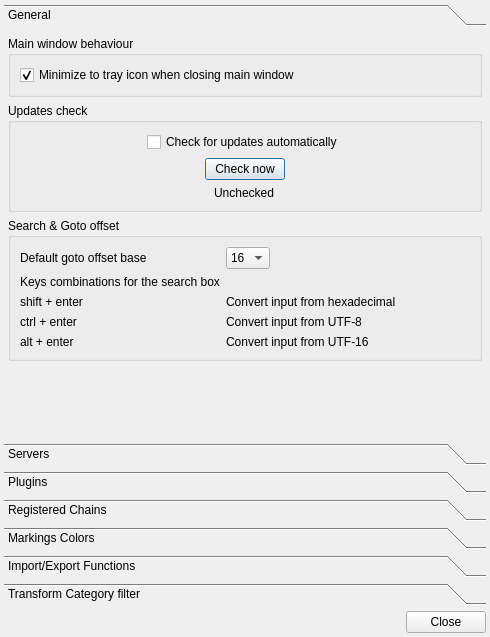
<?xml version="1.0" encoding="UTF-8"?>
<ui version="4.0">
 <comment>
  * Released as open source by NCC Group Plc - http://www.nccgroup.com/
  *
  * Developed by Gabriel Caudrelier, gabriel dot caudrelier at nccgroup dot com
  *
  * https://github.com/nccgroup/pip3line
  *
  * Released under AGPL see LICENSE for more information
</comment>
 <class>SettingsDialog</class>
 <widget class="QDialog" name="SettingsDialog">
  <property name="geometry">
   <rect>
    <x>0</x>
    <y>0</y>
    <width>490</width>
    <height>637</height>
   </rect>
  </property>
  <property name="windowTitle">
   <string>Settings</string>
  </property>
  <property name="statusTip">
   <string>Automatically check for upadtes at startup</string>
  </property>
  <layout class="QVBoxLayout" name="verticalLayout">
   <property name="spacing">
    <number>-1</number>
   </property>
   <property name="margin">
    <number>4</number>
   </property>
   <item>
    <widget class="QToolBox" name="toolBox">
     <property name="currentIndex">
      <number>0</number>
     </property>
     <widget class="QWidget" name="generalPage">
      <property name="geometry">
       <rect>
        <x>0</x>
        <y>0</y>
        <width>472</width>
        <height>408</height>
       </rect>
      </property>
      <attribute name="label">
       <string>General</string>
      </attribute>
      <layout class="QVBoxLayout" name="verticalLayout_11">
       <property name="spacing">
        <number>-1</number>
       </property>
       <property name="margin">
        <number>4</number>
       </property>
       <item>
        <widget class="QGroupBox" name="behaviourGroupBox">
         <property name="title">
          <string>Main window behaviour</string>
         </property>
         <layout class="QVBoxLayout" name="verticalLayout_6">
          <item>
           <widget class="QCheckBox" name="minimizeCheckBox">
            <property name="text">
             <string>Minimize to tray icon when closing main window</string>
            </property>
            <property name="checked">
             <bool>true</bool>
            </property>
           </widget>
          </item>
         </layout>
        </widget>
       </item>
       <item>
        <widget class="QGroupBox" name="updatesGroupBox">
         <property name="title">
          <string>Updates check</string>
         </property>
         <layout class="QVBoxLayout" name="verticalLayout_5">
          <item alignment="Qt::AlignHCenter">
           <widget class="QCheckBox" name="autoUpdateCheckBox">
            <property name="text">
             <string>Check for updates automatically</string>
            </property>
           </widget>
          </item>
          <item alignment="Qt::AlignHCenter">
           <widget class="QPushButton" name="checkUpdatePushButton">
            <property name="sizePolicy">
             <sizepolicy hsizetype="Maximum" vsizetype="Fixed">
              <horstretch>0</horstretch>
              <verstretch>0</verstretch>
             </sizepolicy>
            </property>
            <property name="text">
             <string>Check now</string>
            </property>
           </widget>
          </item>
          <item alignment="Qt::AlignHCenter">
           <widget class="QLabel" name="versionCheckedLabel">
            <property name="sizePolicy">
             <sizepolicy hsizetype="Preferred" vsizetype="Maximum">
              <horstretch>0</horstretch>
              <verstretch>0</verstretch>
             </sizepolicy>
            </property>
            <property name="text">
             <string>Unchecked</string>
            </property>
           </widget>
          </item>
         </layout>
        </widget>
       </item>
       <item>
        <widget class="QGroupBox" name="miscGroupBox">
         <property name="title">
          <string>Search &amp;&amp; Goto offset</string>
         </property>
         <layout class="QFormLayout" name="formLayout_4">
          <property name="labelAlignment">
           <set>Qt::AlignLeading|Qt::AlignLeft|Qt::AlignVCenter</set>
          </property>
          <item row="0" column="0">
           <widget class="QLabel" name="defaultOffsetLabel">
            <property name="text">
             <string>Default goto offset base</string>
            </property>
           </widget>
          </item>
          <item row="0" column="1">
           <widget class="QComboBox" name="offsetBaseComboBox">
            <property name="sizePolicy">
             <sizepolicy hsizetype="Maximum" vsizetype="Fixed">
              <horstretch>0</horstretch>
              <verstretch>0</verstretch>
             </sizepolicy>
            </property>
            <property name="currentIndex">
             <number>2</number>
            </property>
            <item>
             <property name="text">
              <string>8</string>
             </property>
            </item>
            <item>
             <property name="text">
              <string>10</string>
             </property>
            </item>
            <item>
             <property name="text">
              <string>16</string>
             </property>
            </item>
           </widget>
          </item>
          <item row="1" column="0">
           <widget class="QLabel" name="shortcutLabel">
            <property name="text">
             <string>Keys combinations for the search box</string>
            </property>
           </widget>
          </item>
          <item row="2" column="0">
           <widget class="QLabel" name="shiftenterLabel">
            <property name="text">
             <string>shift + enter</string>
            </property>
           </widget>
          </item>
          <item row="2" column="1">
           <widget class="QLabel" name="label_3">
            <property name="text">
             <string>Convert input from hexadecimal</string>
            </property>
           </widget>
          </item>
          <item row="3" column="0">
           <widget class="QLabel" name="ctrlenterLabel">
            <property name="text">
             <string>ctrl + enter</string>
            </property>
           </widget>
          </item>
          <item row="4" column="0">
           <widget class="QLabel" name="altenterLabel">
            <property name="text">
             <string>alt + enter</string>
            </property>
           </widget>
          </item>
          <item row="3" column="1">
           <widget class="QLabel" name="label_4">
            <property name="text">
             <string>Convert input from UTF-8</string>
            </property>
           </widget>
          </item>
          <item row="4" column="1">
           <widget class="QLabel" name="label_5">
            <property name="text">
             <string>Convert input from UTF-16</string>
            </property>
           </widget>
          </item>
         </layout>
        </widget>
       </item>
       <item>
        <spacer name="verticalSpacer_3">
         <property name="orientation">
          <enum>Qt::Vertical</enum>
         </property>
         <property name="sizeHint" stdset="0">
          <size>
           <width>20</width>
           <height>40</height>
          </size>
         </property>
        </spacer>
       </item>
      </layout>
     </widget>
     <widget class="QWidget" name="serversPage">
      <property name="geometry">
       <rect>
        <x>0</x>
        <y>0</y>
        <width>472</width>
        <height>408</height>
       </rect>
      </property>
      <attribute name="label">
       <string>Servers</string>
      </attribute>
      <layout class="QVBoxLayout" name="verticalLayout_12">
       <property name="spacing">
        <number>-1</number>
       </property>
       <property name="margin">
        <number>4</number>
       </property>
       <item>
        <widget class="QGroupBox" name="groupBox">
         <property name="title">
          <string>General configuration</string>
         </property>
         <layout class="QVBoxLayout" name="verticalLayout_8">
          <property name="spacing">
           <number>0</number>
          </property>
          <property name="leftMargin">
           <number>5</number>
          </property>
          <property name="topMargin">
           <number>0</number>
          </property>
          <property name="rightMargin">
           <number>0</number>
          </property>
          <property name="bottomMargin">
           <number>0</number>
          </property>
          <item>
           <widget class="QCheckBox" name="decodeCheckBox">
            <property name="text">
             <string>Decode input from Base64 (RFC 2045)</string>
            </property>
           </widget>
          </item>
          <item>
           <widget class="QCheckBox" name="encodeCheckBox">
            <property name="text">
             <string>Encode output to Base64 (RFC2045)</string>
            </property>
           </widget>
          </item>
          <item>
           <widget class="QLabel" name="label">
            <property name="text">
             <string>It is recommended to use base64 to avoid parsing issues</string>
            </property>
            <property name="alignment">
             <set>Qt::AlignCenter</set>
            </property>
            <property name="wordWrap">
             <bool>true</bool>
            </property>
           </widget>
          </item>
          <item>
           <widget class="QWidget" name="separatorWidget" native="true">
            <layout class="QFormLayout" name="formLayout_3">
             <property name="margin">
              <number>0</number>
             </property>
             <item row="0" column="0">
              <widget class="QLabel" name="separatorLabel">
               <property name="text">
                <string>Block sepatator</string>
               </property>
              </widget>
             </item>
             <item row="0" column="1">
              <widget class="HexWidget" name="hexWidget" native="true"/>
             </item>
            </layout>
           </widget>
          </item>
         </layout>
        </widget>
       </item>
       <item>
        <widget class="QWidget" name="serversWidget" native="true">
         <layout class="QHBoxLayout" name="horizontalLayout">
          <property name="spacing">
           <number>0</number>
          </property>
          <property name="margin">
           <number>0</number>
          </property>
          <item>
           <widget class="QGroupBox" name="tcpudpGroupBox">
            <property name="title">
             <string>Tcp/Udp parameters</string>
            </property>
            <layout class="QFormLayout" name="formLayout">
             <property name="fieldGrowthPolicy">
              <enum>QFormLayout::ExpandingFieldsGrow</enum>
             </property>
             <item row="0" column="0">
              <widget class="QLabel" name="tcpPortLabel">
               <property name="text">
                <string>Port</string>
               </property>
              </widget>
             </item>
             <item row="0" column="1">
              <widget class="QSpinBox" name="portSpinBox">
               <property name="minimum">
                <number>1</number>
               </property>
               <property name="maximum">
                <number>65535</number>
               </property>
               <property name="value">
                <number>45632</number>
               </property>
              </widget>
             </item>
            </layout>
           </widget>
          </item>
          <item>
           <widget class="QGroupBox" name="localGroupBox">
            <property name="title">
             <string>Local sockets</string>
            </property>
            <layout class="QFormLayout" name="formLayout_2">
             <item row="0" column="0">
              <widget class="QLabel" name="pipeLabel">
               <property name="text">
                <string>Name</string>
               </property>
              </widget>
             </item>
             <item row="0" column="1">
              <widget class="QLineEdit" name="pipeNameLineEdit">
               <property name="text">
                <string>/tmp/pmass</string>
               </property>
              </widget>
             </item>
            </layout>
           </widget>
          </item>
         </layout>
        </widget>
       </item>
       <item>
        <spacer name="verticalSpacer">
         <property name="orientation">
          <enum>Qt::Vertical</enum>
         </property>
         <property name="sizeHint" stdset="0">
          <size>
           <width>20</width>
           <height>40</height>
          </size>
         </property>
        </spacer>
       </item>
      </layout>
     </widget>
     <widget class="QWidget" name="pluginsPage">
      <property name="geometry">
       <rect>
        <x>0</x>
        <y>0</y>
        <width>472</width>
        <height>408</height>
       </rect>
      </property>
      <attribute name="label">
       <string>Plugins</string>
      </attribute>
      <layout class="QVBoxLayout" name="verticalLayout_13">
       <property name="spacing">
        <number>-1</number>
       </property>
       <property name="margin">
        <number>4</number>
       </property>
       <item>
        <widget class="QListWidget" name="pluginsListWidget">
         <property name="sizePolicy">
          <sizepolicy hsizetype="Maximum" vsizetype="Minimum">
           <horstretch>0</horstretch>
           <verstretch>0</verstretch>
          </sizepolicy>
         </property>
         <property name="maximumSize">
          <size>
           <width>1000000</width>
           <height>100</height>
          </size>
         </property>
         <property name="resizeMode">
          <enum>QListView::Adjust</enum>
         </property>
        </widget>
       </item>
       <item>
        <widget class="QStackedWidget" name="pluginsStackedWidget"/>
       </item>
      </layout>
     </widget>
     <widget class="QWidget" name="chainsPage">
      <property name="geometry">
       <rect>
        <x>0</x>
        <y>0</y>
        <width>472</width>
        <height>408</height>
       </rect>
      </property>
      <attribute name="label">
       <string>Registered Chains</string>
      </attribute>
      <layout class="QVBoxLayout" name="verticalLayout_14">
       <property name="spacing">
        <number>-1</number>
       </property>
       <property name="margin">
        <number>4</number>
       </property>
       <item>
        <widget class="QLabel" name="chainLabel">
         <property name="text">
          <string>These are the user's registered Transformation chains</string>
         </property>
        </widget>
       </item>
       <item alignment="Qt::AlignTop">
        <widget class="QListWidget" name="savedListWidget">
         <property name="maximumSize">
          <size>
           <width>16777215</width>
           <height>100</height>
          </size>
         </property>
        </widget>
       </item>
       <item>
        <widget class="QLabel" name="savedDescriptLabel">
         <property name="text">
          <string/>
         </property>
         <property name="wordWrap">
          <bool>true</bool>
         </property>
        </widget>
       </item>
       <item>
        <spacer name="verticalSpacer_2">
         <property name="orientation">
          <enum>Qt::Vertical</enum>
         </property>
         <property name="sizeHint" stdset="0">
          <size>
           <width>20</width>
           <height>40</height>
          </size>
         </property>
        </spacer>
       </item>
      </layout>
     </widget>
     <widget class="QWidget" name="markingsPage">
      <property name="geometry">
       <rect>
        <x>0</x>
        <y>0</y>
        <width>472</width>
        <height>408</height>
       </rect>
      </property>
      <attribute name="label">
       <string>Markings Colors</string>
      </attribute>
      <layout class="QVBoxLayout" name="verticalLayout_15">
       <property name="spacing">
        <number>-1</number>
       </property>
       <property name="margin">
        <number>4</number>
       </property>
       <item>
        <widget class="QLabel" name="markingsLabel">
         <property name="text">
          <string>Colors markings used for the hexadecimal view</string>
         </property>
        </widget>
       </item>
       <item>
        <widget class="QWidget" name="markingsButtonWidget" native="true">
         <layout class="QHBoxLayout" name="horizontalLayout_3">
          <item>
           <spacer name="horizontalSpacer_2">
            <property name="orientation">
             <enum>Qt::Horizontal</enum>
            </property>
            <property name="sizeHint" stdset="0">
             <size>
              <width>40</width>
              <height>20</height>
             </size>
            </property>
           </spacer>
          </item>
          <item>
           <widget class="QPushButton" name="resetMarkingsPushButton">
            <property name="sizePolicy">
             <sizepolicy hsizetype="Maximum" vsizetype="Fixed">
              <horstretch>0</horstretch>
              <verstretch>0</verstretch>
             </sizepolicy>
            </property>
            <property name="maximumSize">
             <size>
              <width>25</width>
              <height>16777215</height>
             </size>
            </property>
            <property name="toolTip">
             <string>Reset to the defaults markings</string>
            </property>
            <property name="text">
             <string/>
            </property>
            <property name="icon">
             <iconset resource="gui_res.qrc">
              <normaloff>:/Images/icons/view-refresh.png</normaloff>:/Images/icons/view-refresh.png</iconset>
            </property>
            <property name="flat">
             <bool>true</bool>
            </property>
           </widget>
          </item>
         </layout>
        </widget>
       </item>
       <item>
        <widget class="QListWidget" name="markingColorsListWidget"/>
       </item>
      </layout>
     </widget>
     <widget class="QWidget" name="importExportPage">
      <property name="geometry">
       <rect>
        <x>0</x>
        <y>0</y>
        <width>472</width>
        <height>408</height>
       </rect>
      </property>
      <attribute name="label">
       <string>Import/Export Functions</string>
      </attribute>
      <layout class="QVBoxLayout" name="verticalLayout_16">
       <property name="spacing">
        <number>-1</number>
       </property>
       <property name="margin">
        <number>4</number>
       </property>
       <item>
        <widget class="QLabel" name="importExportlabel">
         <property name="text">
          <string>Transformations used for import/export functionalities (Tray icon, copy as, replace, insert as and load from clipboard)</string>
         </property>
         <property name="wordWrap">
          <bool>true</bool>
         </property>
        </widget>
       </item>
       <item>
        <widget class="QWidget" name="widget" native="true">
         <layout class="QHBoxLayout" name="horizontalLayout_2">
          <property name="spacing">
           <number>0</number>
          </property>
          <property name="margin">
           <number>0</number>
          </property>
          <item>
           <widget class="QPushButton" name="addImportExportPushButton">
            <property name="sizePolicy">
             <sizepolicy hsizetype="Maximum" vsizetype="Fixed">
              <horstretch>0</horstretch>
              <verstretch>0</verstretch>
             </sizepolicy>
            </property>
            <property name="maximumSize">
             <size>
              <width>25</width>
              <height>16777215</height>
             </size>
            </property>
            <property name="text">
             <string/>
            </property>
            <property name="icon">
             <iconset resource="gui_res.qrc">
              <normaloff>:/Images/icons/dialog-more.png</normaloff>:/Images/icons/dialog-more.png</iconset>
            </property>
            <property name="flat">
             <bool>true</bool>
            </property>
           </widget>
          </item>
          <item>
           <spacer name="horizontalSpacer">
            <property name="orientation">
             <enum>Qt::Horizontal</enum>
            </property>
            <property name="sizeHint" stdset="0">
             <size>
              <width>40</width>
              <height>20</height>
             </size>
            </property>
           </spacer>
          </item>
          <item>
           <widget class="QPushButton" name="resetIEFuncsPushButton">
            <property name="sizePolicy">
             <sizepolicy hsizetype="Maximum" vsizetype="Fixed">
              <horstretch>0</horstretch>
              <verstretch>0</verstretch>
             </sizepolicy>
            </property>
            <property name="maximumSize">
             <size>
              <width>25</width>
              <height>16777215</height>
             </size>
            </property>
            <property name="toolTip">
             <string>Reset to defaults</string>
            </property>
            <property name="text">
             <string/>
            </property>
            <property name="icon">
             <iconset resource="gui_res.qrc">
              <normaloff>:/Images/icons/view-refresh.png</normaloff>:/Images/icons/view-refresh.png</iconset>
            </property>
            <property name="flat">
             <bool>true</bool>
            </property>
           </widget>
          </item>
         </layout>
        </widget>
       </item>
       <item>
        <widget class="QListWidget" name="importExportListWidget"/>
       </item>
      </layout>
     </widget>
     <widget class="QWidget" name="filterPage">
      <property name="geometry">
       <rect>
        <x>0</x>
        <y>0</y>
        <width>472</width>
        <height>408</height>
       </rect>
      </property>
      <attribute name="label">
       <string>Transform Category filter</string>
      </attribute>
      <layout class="QVBoxLayout" name="verticalLayout_2">
       <item>
        <widget class="QLabel" name="label_6">
         <property name="text">
          <string>Unchecked category will be hidden in transformations lists.</string>
         </property>
         <property name="wordWrap">
          <bool>true</bool>
         </property>
        </widget>
       </item>
       <item>
        <widget class="QListView" name="filterListView"/>
       </item>
      </layout>
     </widget>
    </widget>
   </item>
   <item>
    <widget class="QDialogButtonBox" name="buttonBox">
     <property name="orientation">
      <enum>Qt::Horizontal</enum>
     </property>
     <property name="standardButtons">
      <set>QDialogButtonBox::Close</set>
     </property>
    </widget>
   </item>
  </layout>
 </widget>
 <customwidgets>
  <customwidget>
   <class>HexWidget</class>
   <extends>QWidget</extends>
   <header>shared/hexwidget.h</header>
   <container>1</container>
  </customwidget>
 </customwidgets>
 <resources>
  <include location="gui_res.qrc"/>
 </resources>
 <connections>
  <connection>
   <sender>buttonBox</sender>
   <signal>accepted()</signal>
   <receiver>SettingsDialog</receiver>
   <slot>accept()</slot>
   <hints>
    <hint type="sourcelabel">
     <x>248</x>
     <y>254</y>
    </hint>
    <hint type="destinationlabel">
     <x>157</x>
     <y>274</y>
    </hint>
   </hints>
  </connection>
  <connection>
   <sender>buttonBox</sender>
   <signal>rejected()</signal>
   <receiver>SettingsDialog</receiver>
   <slot>reject()</slot>
   <hints>
    <hint type="sourcelabel">
     <x>316</x>
     <y>260</y>
    </hint>
    <hint type="destinationlabel">
     <x>286</x>
     <y>274</y>
    </hint>
   </hints>
  </connection>
 </connections>
</ui>
